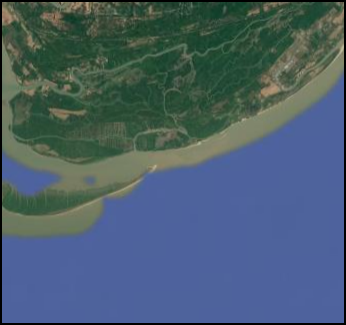
#> input picture data/coastline/1.png, 346 x 325 px
$ jupyter execute layer_2_exp.ipynb
#> lines starting #> are read from the running program, lines starting #| are printed output that depends on the picture
#> further down, image is the input picture: shape (325, 346, 3); mean B, G, R 109.2, 93.8, 73.6
### utils/preprocess.py
import cv2
import numpy as np

def load_image(path):
    image = cv2.imread(path)
    return image

def to_grayscale(image):
    gray = cv2.cvtColor(image, cv2.COLOR_BGR2GRAY)
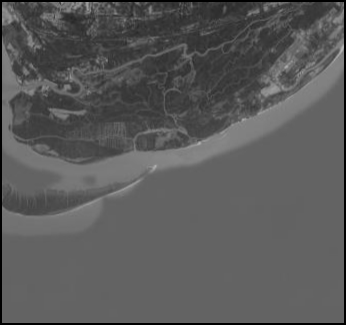
#> gray: shape (325, 346); min 0, max 182, mean 89.6
    return gray

def resize_image(image, size = (256, 256)):
#> called with size = (256, 256)
    resized = cv2.resize(image, size)
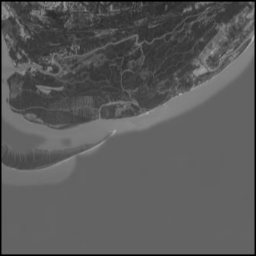
#> resized: shape (256, 256); min 0, max 178, mean 89.5
    return resized

def normalize_image(image):
    image = image.astype(np.float32) / 255.0
#> image: shape (256, 256) float32
    return image

def preprocess_pipeline(path, size = (256, 256)):
    image = load_image(path)
    image = to_grayscale(image)
    image = resize_image(image)
    image = normalize_image(image)
    return image

### cnn/conv.py
import numpy as np

def correlation(padded, kernel, p, q):
    total = 0

    k_h, k_w = kernel.shape
    a = k_h // 2
    b = k_w // 2

    for i in range(-a, a + 1):
        for j in range(-b, b + 1):
            total += padded[p + i][q + j] * kernel[i + a][j + b]

    return total

def convolve(image, kernel):
    img_h, img_w = image.shape
#> img_h = 256; img_w = 256
    k_h, k_w = kernel.shape

    pad_h = k_h // 2
    pad_w = k_w // 2

    padded_h = img_h + 2 * pad_h
#> padded_h = 258
    padded_w = img_w + 2 * pad_w
#> padded_w = 258

    padded = np.zeros((padded_h, padded_w))

    for i in range(img_h):
        for j in range(img_w):
            padded[i + pad_h][j + pad_w] = image[i][j]
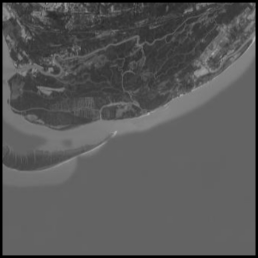
#> padded: shape (258, 258) float64; min 0, max 0.698, mean 0.346

    output = np.zeros((img_h, img_w))

    for i in range(pad_h, pad_h + img_h):
        for j in range(pad_w, pad_w + img_w):
            output[i - pad_h][j - pad_w] = correlation(padded, kernel, i, j)
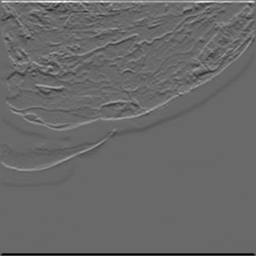
#> output: shape (256, 256) float64; min -1.55, max 2.2, mean 0; drawn with min black and max white

    return output

### cnn/activation.py
import numpy as np

def relu(feature_map):
    relu_img = np.zeros(feature_map.shape)
    h, w = feature_map.shape
    for i in range(h):
        for j in range(w):
            relu_img[i][j] = max(0, feature_map[i][j])
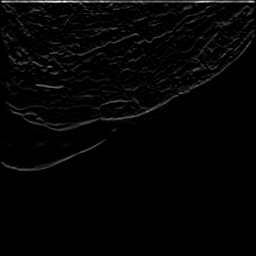
#> relu_img: shape (256, 256) float64; min 0, max 2.2, mean 0.0415; drawn with min black and max white

    return relu_img

### notebooks/layer_2_exp.ipynb
[cell 1]
import cv2
import numpy as np
import matplotlib.pyplot as plt

[cell 2]
import os
import sys
sys.path.append(os.path.abspath('..'))

[cell 3]
from utils.preprocess import preprocess_pipeline
from cnn.conv import convolve
from cnn.activation import relu

[cell 4]
path = "../data/coastline/1.png"
image = cv2.imread(path)
image = preprocess_pipeline(path)
plt.imshow(cv2.cvtColor(image, cv2.COLOR_BGR2RGB))

[cell 5]
kernel = np.array([
    [-1, -2, -1],
    [0, 0, 0],
    [1, 2, 1]
])

[cell 6]
feature_map = convolve(image, kernel)
activated_map = relu(feature_map)
plt.imshow(activated_map)

$ run again, with data/coastline/2.png copied over data/coastline/1.png
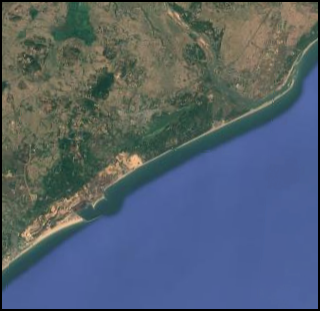
#> input picture data/coastline/2.png, 320 x 311 px
#> image is the input picture: shape (311, 320, 3); mean B, G, R 110, 96.8, 84.5
#> image: shape (256, 256) float32
#> after the loop in convolve, `for i in range(pad_h, pad_h + img_h):`:
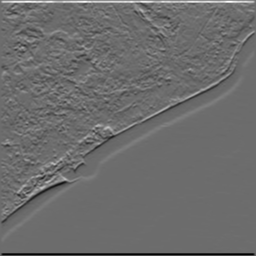
#> output: shape (256, 256) float64; min -1.58, max 2.13, mean 0; drawn with min black and max white
#> after the loop in relu, `for i in range(h):`:
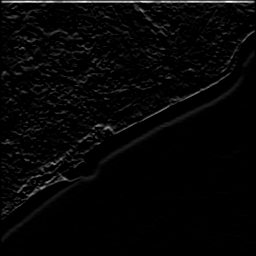
#> relu_img: shape (256, 256) float64; min 0, max 2.13, mean 0.0529; drawn with min black and max white

$ run again, with data/coastline/3.png copied over data/coastline/1.png
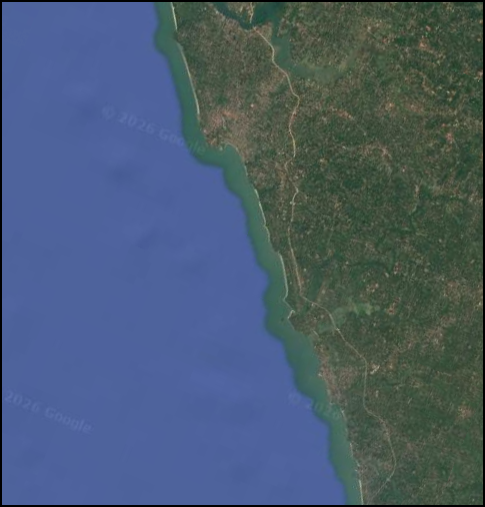
#> input picture data/coastline/3.png, 485 x 507 px
#> image is the input picture: shape (507, 485, 3); mean B, G, R 112, 91.2, 73.8
#> image: shape (256, 256) float32
#> after the loop in convolve, `for i in range(pad_h, pad_h + img_h):`:
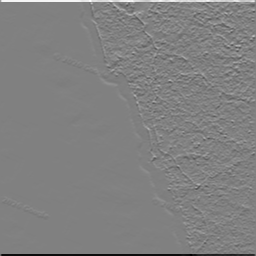
#> output: shape (256, 256) float64; min -1.72, max 1.68, mean 0; drawn with min black and max white
#> after the loop in relu, `for i in range(h):`:
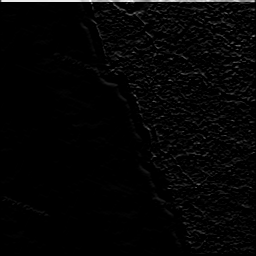
#> relu_img: shape (256, 256) float64; min 0, max 1.68, mean 0.0345; drawn with min black and max white

$ run again, with data/coastline/4.png copied over data/coastline/1.png
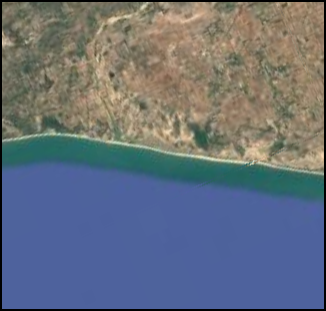
#> input picture data/coastline/4.png, 326 x 311 px
#> image is the input picture: shape (311, 326, 3); mean B, G, R 123.6, 110.9, 102.9
#> image: shape (256, 256) float32
#> after the loop in convolve, `for i in range(pad_h, pad_h + img_h):`:
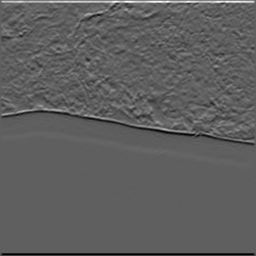
#> output: shape (256, 256) float64; min -1.55, max 2.61, mean 0; drawn with min black and max white
#> after the loop in relu, `for i in range(h):`:
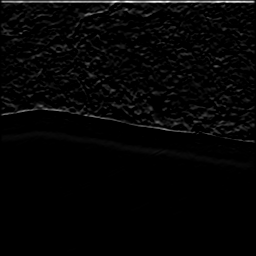
#> relu_img: shape (256, 256) float64; min 0, max 2.61, mean 0.0578; drawn with min black and max white
